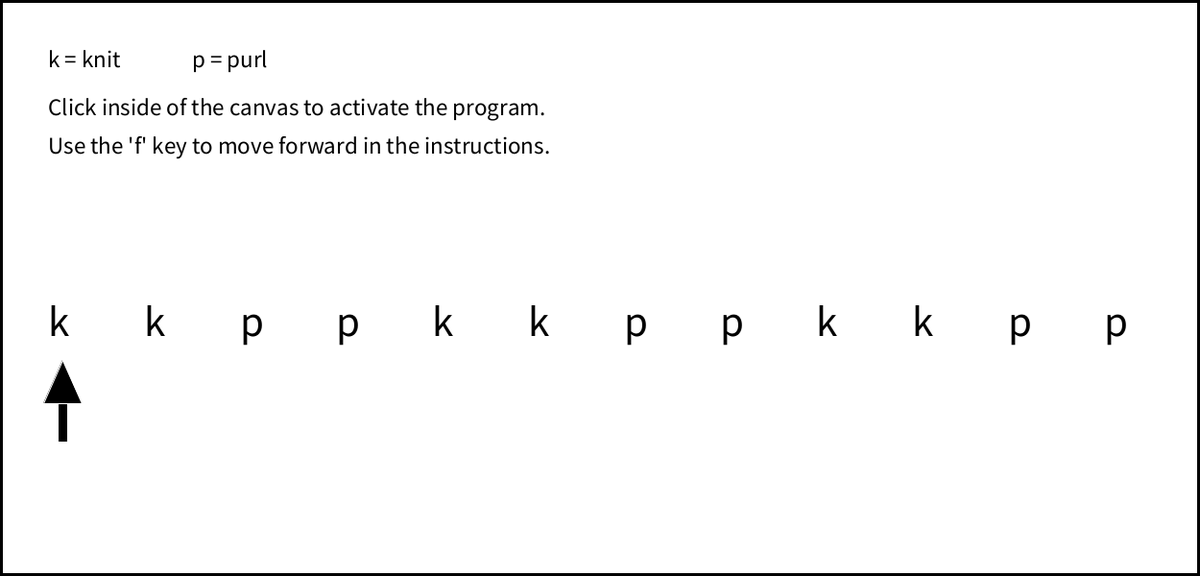
Frame 1 (no input)
Frame 60 (the mouse pressed at the canvas centre just before this capture): identical to frame 1, image omitted
Frame 120 (the mouse held since frame 60 and released just before this capture): identical to frame 1, image omitted

The Processing sketch that drew this single still picture (run headless with seeded random() and noise(); from frame 60 on, the mouse is pressed at the canvas centre):

// Processing sketch: stitch_by_stitch_letter
// ── stitch_by_stitch_letter.pde

int numPress = 0;
String[] instructions = {"k", "k", "p", "p", "k", "k", "p", "p", "k", "k", "p", "p"};
int rectX = 60;
int x1 = 45;
int x2 = 65;
int x3 = 85;


void setup () {
  size (1250, 600);
  
  //border around edges of canvas and white background
  fill(0, 0, 0);
  rect(0,0,1250,600);
  fill(255, 255, 255);
  rect(2,2,1245,595);
  
  // text legend
  textSize(25);
  fill(0, 0, 0);
  text("k = knit", 50, 70);
  text("p = purl", 200, 70);
  text("Click inside of the canvas to activate the program.", 50, 120);
  text("Use the 'f' key to move forward in the instructions.", 50, 160);

 // prints instructions
  for (int i = 0; i < instructions.length; i++) {
    textSize(45);
    fill(0,0,0);
    text(instructions[i], (100*i) + 50, 350);
   }
   
  drawArrow();
}

void draw() {
  
}

void drawArrow() {
  stroke(#ffffff);
  fill(255, 255, 255);
  rect(40, 360, 1150, 100);
  
  fill(0,0,0);
  rect(rectX+(100*numPress), 420, 10, 40);
  triangle(x1+(100*numPress), 420, x2+(100*numPress), 375, x3+(100*numPress), 420);  
}


void keyPressed() {
  if (key == 'f' || key == 'F') {
    numPress = numPress + 1;
    if(numPress == instructions.length) {
      numPress = instructions.length; 
    }
    colorRect(numPress);
    drawArrow();
  }
  else if(key == 'b' || key == 'B') {
    if(numPress == 0) {
      numPress = 0;
    }
    else {
      numPress = numPress - 1;
    }
    reprintInstruction(numPress);
  }
}

void colorRect(int numPress) {
  fill(0, 0, 0);
  rect(50+(100*(numPress - 1)), 315, 50, 50 );
  fill(192, 192, 192);
  rect(50+(100*(numPress - 1)), 315, 50, 50 );
}

void reprintInstruction(int numPress) {
  fill(255,255,255);
  rect(50+(100*numPress), 315, 50, 50 );
  
  textSize(45);
  fill(0,0,0);
  text(instructions[numPress], (100*numPress) + 50, 350);
  
  drawArrow();
}
